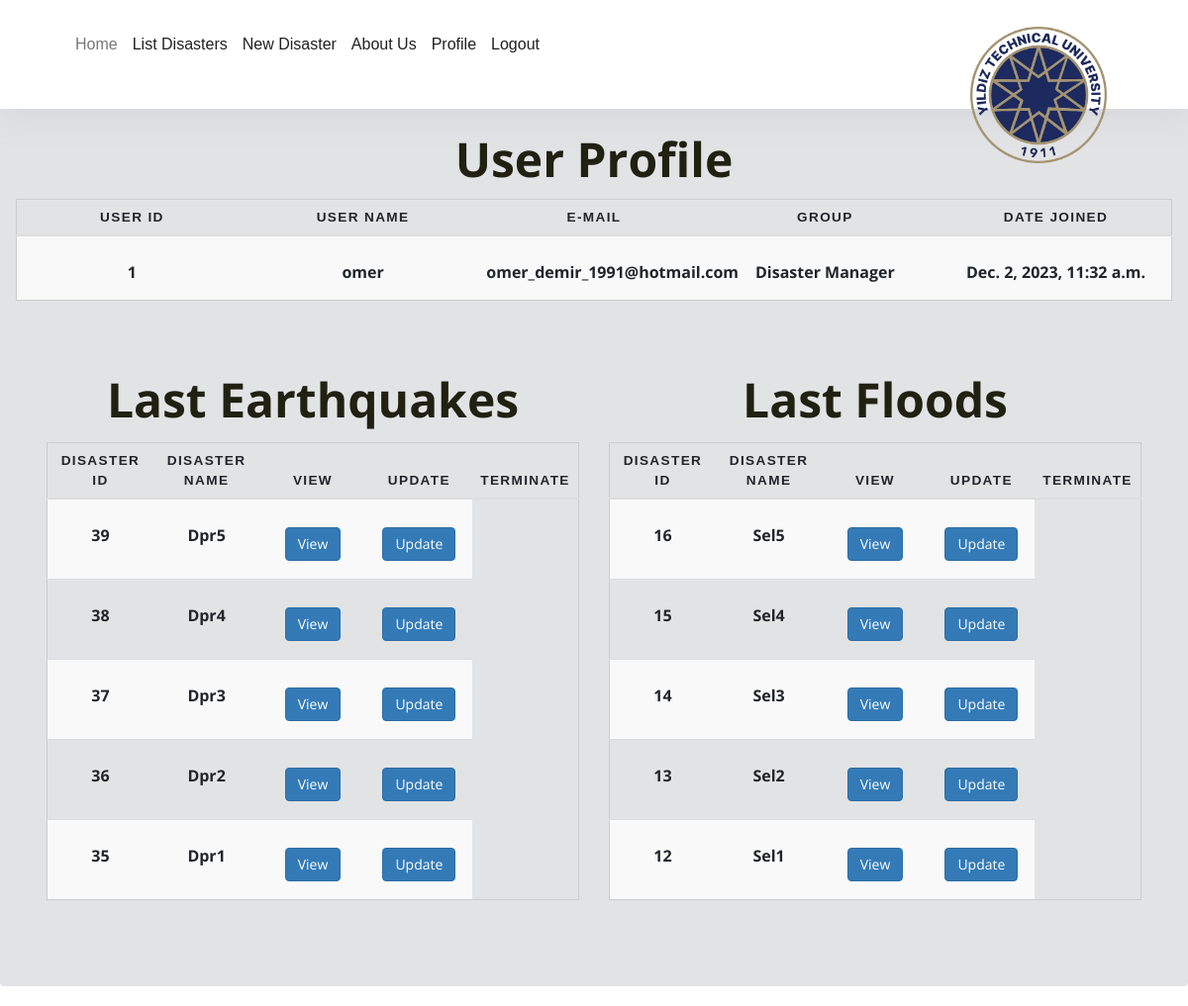
Screenshot of /accounts/home/ (signed in) with the database file from the repository.
### projects/models.py (models this page shows, shortened)
class Deprem(models.Model):
    user = models.ForeignKey('auth.User', verbose_name='creator', related_name='deprems', on_delete=models.SET_NULL, null=True)
    projectName = models.CharField(max_length=120, verbose_name='Disaster Name')
    summary = models.TextField(verbose_name='Summary')
    crtDate = models.DateTimeField('Creating Date', auto_now_add=True)
    MagnitudeEarthquake = models.FloatField(validators=[MinValueValidator(0.0), MaxValueValidator(9.9)],verbose_name='Magnitude of The Earthquake')
    EmergencyTime = models.CharField(max_length=20, choices=EmergyTime, verbose_name='Emergency Time', default=None)
    FocalDepth = models.FloatField(verbose_name='Focal Depth (km)')
    EmergencyLocation = models.CharField(max_length=20, choices=location, verbose_name='Emergency Location')
    BuildingCollapseRate = models.FloatField(validators=[MinValueValidator(1.0), MaxValueValidator(100.0)],verbose_name='Building Collapse Rate (%)')
    PotentialSecondaryDisasters = models.CharField(max_length=20, choices=YesNo, verbose_name='Potential of Secondary Disasters', default=None)
    PopulationDensity = models.FloatField(verbose_name='Population Density (n/km2)')
    WeatherCondition = models.CharField(max_length=20, choices=lessMuch, verbose_name='Weather Condition', default=None)
    BuildingDensityAccessibilityDisasterArea = models.CharField(max_length=20, choices=lessMuch, verbose_name='Building Density and Accessibility of the Disaster Area', default=None)
    PotentialHazardousMaterial = models.CharField(max_length=20, choices=lessMuch, verbose_name='Potential of Hazardous Material Arising from Debris', default=None)
    EmergencyResourceCompleteness = models.CharField(max_length=20, choices=lessMuch, verbose_name='Emergency Resource Completeness and Readiness Level', default=None)
    EmergencyResourceDuration = models.CharField(max_length=20, choices=lessMuch, verbose_name='Emergency Resource Arrival Duration', default=None)
    InitialResponseLevel = models.CharField(max_length=20, choices=lessMuch, verbose_name='Initial Response Level of Local Units', default=None)
    ConditionRoadTransportation = models.CharField(max_length=20, choices=lessMuch, verbose_name='Condition of Road Transportation Lines', default=None)
    ConditionAirTransportation = models.CharField(max_length=20, choices=lessMuch, verbose_name='Condition of Air Transportation Lines', default=None)
    ConditionRailwayTransportation = models.CharField(max_length=20, choices=lessMuch, verbose_name='Condition of Railway Transportation Lines', default=None)
    ConditionMaritimeTransportation = models.CharField(max_length=20, choices=lessMuch, verbose_name='Condition of Maritime Transportation Lines', default=None)
    ConditionHealthInfrastructure = models.CharField(max_length=20, choices=lessMuch, verbose_name='Condition of Health Infrastructure ', default=None)
    ConditionWaterSupplySewage = models.CharField(max_length=20, choices=lessMuch, verbose_name='Condition of Water Supply and Sewage Systems', default=None)
    ConditionCommunicationInfrastructure = models.CharField(max_length=20, choices=lessMuch, verbose_name='Condition of Communication Infrastructure', default=None)
    ConditionNaturalgas = models.CharField(max_length=20, choices=lessMuch, verbose_name='Condition of the Natural Gas', default=None)
    ConditionPowergrid = models.CharField(max_length=20, choices=lessMuch, verbose_name='Condition of the Power Grid', default=None)
    SufficiencyTemporaryResidential = models.CharField(max_length=20, choices=lessMuch, verbose_name='Sufficiency of Temporary Residential Area', default=None)
    CapacityWasteLandfills = models.CharField(max_length=20, choices=lessMuch, verbose_name='Capacity and Distance of Waste Landfills', default=None)
    responses = models.ForeignKey(ResponseCat,on_delete=models.CASCADE)
    terminate = models.BooleanField(verbose_name='terminate', default=False)

class Sel(models.Model):
    user = models.ForeignKey('auth.User', verbose_name='creator', related_name='sels', on_delete=models.SET_NULL, null=True)
    projectName = models.CharField(max_length=120, verbose_name='Disaster Name')
    summary = models.TextField(verbose_name='Summary')
    crtDate = models.DateTimeField('Creating Date', auto_now_add=True)
    MaximumPrecipitationIntensity = models.FloatField(verbose_name='Maximum Precipitation Intensity (mm/hour)')
    SinglePrecipitationPeriod = models.FloatField(verbose_name='Single Precipitation Period (hour)')
    AveragePrecipitation = models.FloatField(verbose_name='Average Precipitation (mm)')
    MaximumWaterDepth = models.FloatField(verbose_name='Maximum Water Depth (cm)')
    DamageArea = models.FloatField(verbose_name='Damage Area (km2)')
    RescueWorker = models.FloatField(verbose_name='Rescue Worker (person)')
    EmergencyResourceDuration = models.FloatField(verbose_name='Emergency Resource Arrival Duration (min)')
    AltitudeRegion = models.FloatField(verbose_name='Altitude of the Region (m)')
    SlopeRegion = models.FloatField(verbose_name='Slope of the Region (1/m)')
    ConditionRoadTransportation = models.CharField(max_length=20, choices=lessMuch, verbose_name='Condition of Road Transportation Lines',default=None)
    EmergencyResourceCompletenessReadiness = models.CharField(max_length=20, choices=lessMuch, verbose_name='Emergency Resource Completeness and Readiness Level' ,default=None)
    BuildingDensityAccessibility = models.CharField(max_length=20, choices=lessMuch, verbose_name='Building Density and Accessibility of the Disaster Area' ,default=None)
    responses = models.ForeignKey(ResponseCat, on_delete=models.CASCADE)
    terminate = models.BooleanField(verbose_name='terminate', default=False)

### accounts/views.py (the view)
def homeView(request):
    if request.user.is_authenticated:
        user = request.user
        projectsDeprem = Deprem.objects.order_by('-crtDate')
        projectsSel = Sel.objects.order_by('-crtDate')
        prjDpr = []
        i = 0
        for prj in projectsDeprem:
            if i< 7:
                prjDpr.append(prj)
            i = i+1
        prjSel = []
        i = 0
        for prj in projectsSel:
            if i < 7:
                prjSel.append(prj)
            i = i + 1
        context = {
            'prjDpr': prjDpr,
            'prjSel': prjSel
        }
        return render(request, 'home/home.html', context)
    else:
        return render(request, 'accounts/notLogin.html')

### templates/home/home.html (shortened to what this page needs)
{% extends 'base.html' %}
{% load crispy_forms_tags %}
{% block body %}
<div class="alert alert-secondary" role="alert">
        <h1>User Profile</h1>
        <table class="table table-striped">
            <thead>
                <tr>
                    <th scope="col">User Id</th>
                    <th scope="col">User Name</th>
                    <th scope="col">E-mail</th>
                    <th scope="col">Group</th>
                    <th scope="col">Date Joined</th>
                </tr>
            </thead>
            <tbody>
                <div class="row">
                    <div class="col-md-12 col-sm-6 col-xs-1">
                        <tr>
                            <td data-label="User Id"><h3>{{ user.id }}</h3></td>
                            <td data-label="User Name"><h3>{{ user.username }}</h3></td>
                            <td data-label="E-mail"><h3>{{ user.email }}</h3></td>
                            <td data-label="Group"><h3>{{ user.groups.first }}</h3></td>
                            <td data-label="Date Joined"><h3>{{ user.date_joined }}</h3></td>
                        </tr>
                    </div>
                </div>
            </tbody>
        </table>
<div class="alert alert-secondary" role="alert">
    <div class="modal-body row">
      <div class="col-md-6">
         <h1 align="center"> Last Earthquakes</h1>
          <form method="POST" enctype="multipart/form-data">
                <table class="table table-striped">
                    <thead>
                        <tr>
                            <th scope="col">Disaster ID</th>
                            <th scope="col">Disaster Name</th>
                            <th scope="col">View</th>
                            {% if user.groups.all.0.name == 'Disaster Manager' or user.groups.all.0.name == 'Disaster Specialist'  %}
                                <th scope="col"h>Update</th>
                                <th scope="col">Terminate</th>
                            {% endif %}
                        </tr>
                    </thead>
                    <tbody>
                    {% for project in prjDpr %}
                        <div class="row">
                            <div class="col-md-12 col-sm-6 col-xs-1">
                                <tr>
                                    <td data-label="Disaster ID"><h3><a >{{ project.id }}</a></h3></td>
                                    <td data-label="Disaster Name"><h3><a >{{ project.projectName }}</a></h3></td>
                                    <td data-label="View"><h3><a href="{%url 'projects:depremView' project.id%}" class="btn btn-primary" role="button">View</a></h3></td>
                                    {% if user.groups.all.0.name == 'Disaster Manager' or user.groups.all.0.name == 'Disaster Specialist'  %}
                                        <td data-label="Update"><h3><a href="{%url 'projects:depremUpdate' project.id%}" class="btn btn-primary" role="button">Update</a></h3></td>
                                    {% endif %}
                                </tr>
                            </div>
                        </div>
                    {% endfor %}
                    </tbody>
                </table>
          </form>
      </div>
        <div class="col-md-6">
         <h1 align="center"> Last Floods</h1>
          <form method="POST" enctype="multipart/form-data">
                <table class="table table-striped">
                    <thead>
                        <tr>
                            <th scope="col">Disaster ID</th>
                            <th scope="col">Disaster Name</th>
                            <th scope="col">View</th>
                            {% if user.groups.all.0.name == 'Disaster Manager' or user.groups.all.0.name == 'Disaster Specialist'  %}
                                <th scope="col">Update</th>
                                <th scope="col">Terminate</th>
                            {% endif %}
                        </tr>
                    </thead>
                    <tbody>
                    {% for project in prjSel %}
                        <div class="row">
                            <div class="col-md-12 col-sm-6 col-xs-1">
                                <tr>
                                    <td data-label="Disaster ID"><h3><a >{{ project.id }}</a></h3></td>
                                    <td data-label="Disaster Name"><h3><a >{{ project.projectName }}</a></h3></td>
                                    <td data-label="View"><h3><a href="{%url 'projects:selView' project.id%}" class="btn btn-primary" role="button">View</a></h3></td>
                                    {% if user.groups.all.0.name == 'Disaster Manager' or user.groups.all.0.name == 'Disaster Specialist'  %}
                                        <td data-label="Update"><h3><a href="{%url 'projects:selUpdate' project.id%}" class="btn btn-primary" role="button">Update</a></h3></td>
                                    {% endif %}
                                </tr>
                            </div>
                        </div>
                    {% endfor %}
                    </tbody>
                </table>
          </form>
      </div>
    </div>
</div>
{% endblock %}

### static/css/style.css (style rules this page uses)
body { font-family: "Open Sans", -apple-system, BlinkMacSystemFont, "Segoe UI", Roboto, "Helvetica Neue", Arial, "Noto Sans", sans-serif, "Apple Color Emoji", "Segoe UI Emoji", "Segoe UI Symbol", "Noto Color Emoji"; background-color: #fff; height: 200vh; position: relative; }
body:before { content: ""; position: absolute; top: 0; left: 0; right: 0; bottom: 0; background: rgba(0, 0, 0, 0.5); -webkit-transition: .3s all ease; -o-transition: .3s all ease; transition: .3s all ease; opacity: 0; visibility: hidden; z-index: 1; }
h1, h2, h3, h4, h5, h6, .h1, .h2, .h3, .h4, .h5, .h6 { font-family: "Open Sans", -apple-system, BlinkMacSystemFont, "Segoe UI", Roboto, "Helvetica Neue", Arial, "Noto Sans", sans-serif, "Apple Color Emoji", "Segoe UI Emoji", "Segoe UI Symbol", "Noto Color Emoji"; }
a { -webkit-transition: .3s all ease; -o-transition: .3s all ease; transition: .3s all ease; }
a, a:hover { text-decoration: none !important; }

### templates/base.html (style rules this page uses)
body { background-size: 100% 100%; font-family: "Open Sans", sans-serif; line-height: 1.25; height: auto; }
h3 { font-weight: bold; font-family: "Open Sans", sans-serif; font-size: medium; }
h1 { font-weight: bolder; font-family: "Open Sans", sans-serif; }
table { border: 1px solid #ccc; border-collapse: collapse; margin: 0; padding: 0; width: 100%; table-layout: fixed; }
table tr { padding: .35em; }
table th, table td { padding: .625em; text-align: center; }
table th { font-size: .85em; letter-spacing: .1em; text-transform: uppercase; }
body { font-family: 'Poppins', sans-serif; font-size: 16px; line-height: 24px; font-weight: 400; color: #212112; background-position: center; background-repeat: repeat; background-size: 7%; background-color: #fff; overflow-x: hidden; transition: all 200ms linear; }
h1 { font-size: 48px; line-height: 1.2; font-weight: 700; color: #212112; text-align: center; }

### rows the page displays
Deprem: id "39", projectName "Dpr5"
Deprem: id "38", projectName "Dpr4"
Deprem: id "37", projectName "Dpr3"
Deprem: id "36", projectName "Dpr2"
Deprem: id "35", projectName "Dpr1"
Sel: id "16", projectName "Sel5"
Sel: id "15", projectName "Sel4"
Sel: id "14", projectName "Sel3"
Sel: id "13", projectName "Sel2"
Sel: id "12", projectName "Sel1"

### other values shown
{{ user.id }} "1"
{{ user.username }} "omer"
{{ user.email }} "omer_demir_1991@hotmail.com"
{{ user.groups.first }} "Disaster Manager"
{{ user.date_joined }} "Dec. 2, 2023, 11:32 a.m."
